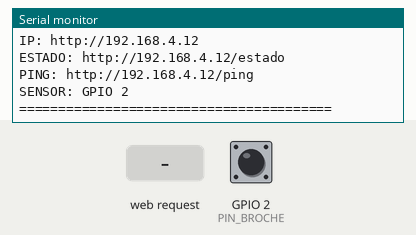
Simulated run of this sketch. Board: ESP32-C3. Parts: the last lines printed to the serial monitor. The inputs (shaded band) are chosen by the test bench; at power-on: GPIO 2 (PIN_BROCHE) HIGH. WiFi joins after 1.5 s; servers stay silent unless stated.

Above: at 3.1 s.
3.2 s: GPIO 2 (PIN_BROCHE) pulled LOW for 0.15 s
At 4.5 s:
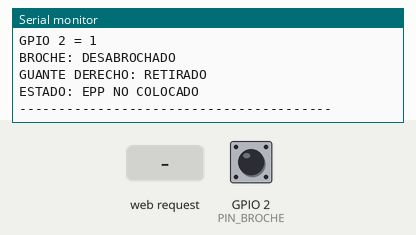
4.8 s: HTTP request GET /estado received
At 6.0 s:
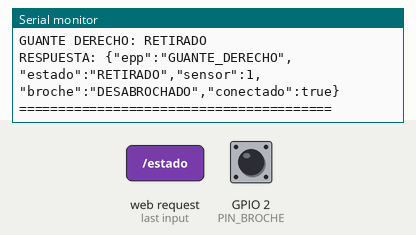
6.3 s: HTTP request GET /ping received
At 6.8 s:
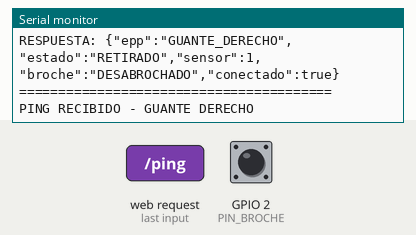

The sketch:

esp32-guante-derecho.ino
```cpp
#include <WiFi.h>
#include <WebServer.h>

// ==========================================================
// SAFE VISION EPP
// ESP32-C3 - GUANTE DERECHO
// ==========================================================

const char* WIFI_SSID = "SAFEVISION_EPP";
const char* WIFI_PASSWORD = "SafeVision123";

// ==========================================================
// RED SAFE VISION
// ==========================================================
//
// CASCO CENTRAL:     192.168.4.1
// CHALECO:           192.168.4.10
// LENTES:            192.168.4.11
// GUANTE DERECHO:    192.168.4.12
// GUANTE IZQUIERDO:  192.168.4.13
//
// ==========================================================

// ==========================================================
// IP FIJA DEL GUANTE DERECHO
// ==========================================================

IPAddress IP_GUANTE(
  192,
  168,
  4,
  12
);

// ==========================================================
// GATEWAY = CASCO CENTRAL
// ==========================================================

IPAddress GATEWAY(
  192,
  168,
  4,
  1
);

// ==========================================================
// MASCARA DE RED
// ==========================================================

IPAddress SUBNET(
  255,
  255,
  255,
  0
);

// ==========================================================
// DNS
// ==========================================================

IPAddress DNS(
  192,
  168,
  4,
  1
);

// ==========================================================
// SENSOR DEL BROCHE
// ==========================================================
//
// GPIO 2
//
// LOW  = BROCHE CERRADO
//      = GUANTE ABROCHADO
//      = PUESTO
//
// HIGH = BROCHE ABIERTO
//      = GUANTE DESABROCHADO
//      = RETIRADO
//
// IMPORTANTE:
//
// PUESTO / RETIRADO = ESTADO FISICO
// CONECTADO / DESCONECTADO = ESTADO WIFI
//
// RETIRADO NO SIGNIFICA DESCONECTADO.
//
// ==========================================================
// POLARIDAD DEL SENSOR
// ==========================================================
// Con INPUT_PULLUP:
// LOW  = BROCHE CERRADO / CONTACTO A GND = GUANTE ABROCHADO -> PUESTO
// HIGH = BROCHE ABIERTO = GUANTE DESABROCHADO -> RETIRADO
// Si tu sensor físico tiene polaridad invertida (activo en HIGH),
// simplemente cambia ESTADO_PUESTO_VALOR a HIGH.
// ==========================================================

const int ESTADO_PUESTO_VALOR = LOW;

const int PIN_BROCHE = 2;

// ==========================================================
// SERVIDOR WEB
// ==========================================================

WebServer server(80);

// ==========================================================
// VARIABLES
// ==========================================================

int ultimoEstado = -1;

bool servidorIniciado = false;

unsigned long ultimoIntentoWiFi = 0;

// ==========================================================
// OBTENER ESTADO DEL GUANTE
// ==========================================================

String obtenerEstadoGuante()
{
  int lectura =
    digitalRead(
      PIN_BROCHE
    );

  if (lectura == ESTADO_PUESTO_VALOR)
  {
    return "PUESTO";
  }

  return "RETIRADO";
}

// ==========================================================
// ENDPOINT /estado
// ==========================================================

void manejarEstado()
{
  int lectura =
    digitalRead(
      PIN_BROCHE
    );

  String estado;

  String broche;

  // ========================================================
  // ESTADO FISICO
  // ========================================================

  if (lectura == ESTADO_PUESTO_VALOR)
  {
    estado = "PUESTO";
    broche = "ABROCHADO";
  }
  else
  {
    estado = "RETIRADO";
    broche = "DESABROCHADO";
  }

  // ========================================================
  // JSON PARA EL CASCO
  // ========================================================

  String json = "{";

  json +=
    "\"epp\":\"GUANTE_DERECHO\",";

  json +=
    "\"estado\":\"" +
    estado +
    "\",";

  json +=
    "\"sensor\":" +
    String(lectura) +
    ",";

  json +=
    "\"broche\":\"" +
    broche +
    "\",";

  json +=
    "\"conectado\":true";

  json += "}";

  // ========================================================
  // RESPUESTA HTTP
  // ========================================================

  server.send(
    200,
    "application/json",
    json
  );

  // ========================================================
  // MONITOR SERIE
  // ========================================================

  Serial.println();

  Serial.println(
    "========================================"
  );

  Serial.println(
    "SOLICITUD /estado - GUANTE DERECHO"
  );

  Serial.println(
    "========================================"
  );

  Serial.print(
    "GPIO 2 = "
  );

  Serial.println(
    lectura
  );

  Serial.print(
    "BROCHE: "
  );

  Serial.println(
    broche
  );

  Serial.print(
    "GUANTE DERECHO: "
  );

  Serial.println(
    estado
  );

  Serial.print(
    "RESPUESTA: "
  );

  Serial.println(
    json
  );

  Serial.println(
    "========================================"
  );
}

// ==========================================================
// ENDPOINT /ping
// ==========================================================

void manejarPing()
{
  server.send(
    200,
    "application/json",
    "{\"ok\":true,\"epp\":\"GUANTE_DERECHO\"}"
  );

  Serial.println(
    "PING RECIBIDO - GUANTE DERECHO"
  );
}

// ==========================================================
// PAGINA PRINCIPAL
// ==========================================================

void manejarInicio()
{
  String html =
    "<h1>SAFE VISION EPP</h1>";

  html +=
    "<h2>GUANTE DERECHO</h2>";

  html +=
    "<p>IP: 192.168.4.12</p>";

  html +=
    "<p>GPIO SENSOR: 2</p>";

  html +=
    "<p>Estado: ";

  html +=
    obtenerEstadoGuante();

  html +=
    "</p>";

  html +=
    "<p><a href='/estado'>"
    "Consultar estado"
    "</a></p>";

  html +=
    "<p><a href='/ping'>"
    "Probar conexion"
    "</a></p>";

  server.send(
    200,
    "text/html",
    html
  );
}

// ==========================================================
// INICIAR SERVIDOR
// ==========================================================

void iniciarServidor()
{
  if (servidorIniciado)
  {
    return;
  }

  server.on(
    "/",
    HTTP_GET,
    manejarInicio
  );

  server.on(
    "/estado",
    HTTP_GET,
    manejarEstado
  );

  server.on(
    "/ping",
    HTTP_GET,
    manejarPing
  );

  server.begin();

  servidorIniciado = true;

  Serial.println();
  Serial.print("[HTTP] Servidor iniciado a millis: ");
  Serial.println(millis());

  Serial.println(
    "========================================"
  );

  Serial.println(
    "SERVIDOR GUANTE DERECHO INICIADO"
  );

  Serial.println(
    "========================================"
  );

  Serial.println(
    "IP: http://192.168.4.12"
  );

  Serial.println(
    "ESTADO: http://192.168.4.12/estado"
  );

  Serial.println(
    "PING: http://192.168.4.12/ping"
  );

  Serial.println(
    "SENSOR: GPIO 2"
  );

  Serial.println(
    "========================================"
  );
}

// ==========================================================
// EVENTOS WIFI
// ==========================================================

void eventoWiFi(
  WiFiEvent_t event,
  WiFiEventInfo_t info
)
{
  switch (event)
  {
    case ARDUINO_EVENT_WIFI_STA_CONNECTED:
      Serial.println();
      Serial.println(
        "========================================"
      );
      Serial.println(
        "[WIFI] GUANTE DERECHO ASOCIADO AL CASCO"
      );
      Serial.println(
        "========================================"
      );
      break;

    case ARDUINO_EVENT_WIFI_STA_GOT_IP:
      Serial.println();
      Serial.println(
        "========================================"
      );
      Serial.print(
        "[WIFI] IP OBTENIDA: "
      );
      Serial.println(
        WiFi.localIP()
      );
      Serial.println(
        "========================================"
      );
      break;

    case ARDUINO_EVENT_WIFI_STA_DISCONNECTED:
      Serial.println();
      Serial.println(
        "========================================"
      );
      Serial.println(
        "[WIFI] GUANTE DERECHO DESCONECTADO"
      );
      Serial.print(
        "REASON CODE: "
      );
      Serial.println(
        info.wifi_sta_disconnected.reason
      );
      Serial.println(
        "========================================"
      );
      break;

    default:
      break;
  }
}

// ==========================================================
// CONECTAR AL WIFI DEL CASCO
// ==========================================================

void conectarWiFi()
{
  Serial.println();
  Serial.println(
    "========================================"
  );
  Serial.println(
    "CONECTANDO A RED DE LA CENTRAL"
  );
  Serial.println(
    "========================================"
  );
  Serial.print(
    "SSID: "
  );
  Serial.println(
    WIFI_SSID
  );

  WiFi.mode(
    WIFI_STA
  );
  WiFi.setAutoReconnect(true);
  WiFi.setSleep(false);
  delay(100);

  WiFi.setTxPower(
    WIFI_POWER_8_5dBm
  );

  bool configurado =
    WiFi.config(
      IP_GUANTE,
      GATEWAY,
      SUBNET,
      DNS
    );

  if (configurado)
  {
    Serial.println(
      "IP FIJA: 192.168.4.12"
    );
  }
  else
  {
    Serial.println(
      "ERROR CONFIGURANDO IP"
    );
  }

  Serial.print("[WIFI] Inicio WiFi.begin a millis: ");
  Serial.println(millis());

  WiFi.begin(
    WIFI_SSID,
    WIFI_PASSWORD
  );

  int intentos = 0;
  // Verificación rápida cada 100 ms (hasta 150 intentos = 15 s timeout máximo)
  while (
    WiFi.status() != WL_CONNECTED
    &&
    intentos < 150
  )
  {
    delay(100);
    if (intentos % 10 == 0)
    {
      Serial.print(".");
    }
    intentos++;
  }

  Serial.println();
  Serial.print("[WIFI] Fin conexion a millis: ");
  Serial.print(millis());
  Serial.print(" | Intentos (x100ms): ");
  Serial.println(intentos);

  if (
    WiFi.status() == WL_CONNECTED
  )
  {
    Serial.print("[WIFI] Confirmado WL_CONNECTED a millis: ");
    Serial.println(millis());
    Serial.println();

    Serial.println(
      "========================================"
    );
    Serial.println(
      "GUANTE DERECHO CONECTADO A LA CENTRAL"
    );
    Serial.println(
      "========================================"
    );

    Serial.print("IP: "); Serial.println(WiFi.localIP());
    Serial.print("GATEWAY: "); Serial.println(WiFi.gatewayIP());
    Serial.print("RSSI: "); Serial.println(WiFi.RSSI());
    Serial.println(
      "========================================"
    );
  }
  else
  {
    Serial.println();
    Serial.println(
      "❌ NO SE PUDO CONECTAR AL CASCO"
    );
  }
}

// ==========================================================
// SETUP
// ==========================================================

void setup()
{
  Serial.begin(
    115200
  );

  delay(200);

  Serial.println();
  Serial.print("[BOOT GUANTE_D] Inicio setup a millis: ");
  Serial.println(millis());
  Serial.println(
    "========================================"
  );
  Serial.println(
    "INICIANDO GUANTE DERECHO SAFEVISION"
  );
  Serial.println(
    "========================================"
  );

  WiFi.onEvent(
    eventoWiFi
  );

  pinMode(
    PIN_BROCHE,
    INPUT_PULLUP
  );

  ultimoEstado =
    digitalRead(
      PIN_BROCHE
    );

  Serial.println(
    "SENSOR BROCHE - GUANTE DERECHO"
  );
  Serial.println(
    "GPIO 2"
  );
  Serial.print(
    "GPIO 2 = "
  );
  Serial.println(
    ultimoEstado
  );

  if (
    ultimoEstado == ESTADO_PUESTO_VALOR
  )
  {
    Serial.println(
      "GUANTE DERECHO ABROCHADO"
    );
    Serial.println(
      "GUANTE DERECHO: PUESTO"
    );
  }
  else
  {
    Serial.println(
      "GUANTE DERECHO DESABROCHADO"
    );
    Serial.println(
      "GUANTE DERECHO: RETIRADO"
    );
  }

  Serial.println(
    "========================================"
  );

  conectarWiFi();
  iniciarServidor();
}

// ==========================================================
// LOOP
// ==========================================================

void loop()
{
  // ========================================================
  // SERVIDOR HTTP
  // ========================================================

  if (
    WiFi.status() == WL_CONNECTED
  )
  {
    server.handleClient();
  }

  // ========================================================
  // RECONEXION WIFI CONTROLADA NO BLOQUEANTE
  // ========================================================

  else
  {
    static unsigned long
      ultimoIntentoWiFi = 0;

    if (
      millis() -
      ultimoIntentoWiFi >= 5000
    )
    {
      ultimoIntentoWiFi =
        millis();

      Serial.println();
      Serial.print("[WIFI] RECONECTANDO GUANTE DERECHO AL CASCO... millis: ");
      Serial.println(millis());

      WiFi.reconnect();
    }
  }

  // ========================================================
  // LEER BROCHE DE FORMA RESPONSIVA
  // ========================================================

  static unsigned long ultimaLectura = 0;
  if (
    millis() - ultimaLectura >= 50
  )
  {
    ultimaLectura = millis();

    int lectura =
      digitalRead(
        PIN_BROCHE
      );

    if (
      lectura != ultimoEstado
    )
    {
      ultimoEstado =
        lectura;

      Serial.println();
      Serial.println(
        "----------------------------------------"
      );
      Serial.println(
        "CAMBIO DETECTADO EN GUANTE DERECHO"
      );
      Serial.println(
        "----------------------------------------"
      );

      Serial.print(
        "GPIO 2 = "
      );
      Serial.println(
        lectura
      );

      if (
        lectura == ESTADO_PUESTO_VALOR
      )
      {
        Serial.println(
          "BROCHE: ABROCHADO"
        );
        Serial.println(
          "GUANTE DERECHO: PUESTO"
        );
        Serial.println(
          "ESTADO: EPP COLOCADO"
        );
      }
      else
      {
        Serial.println(
          "BROCHE: DESABROCHADO"
        );
        Serial.println(
          "GUANTE DERECHO: RETIRADO"
        );
        Serial.println(
          "ESTADO: EPP NO COLOCADO"
        );
      }

      Serial.println(
        "----------------------------------------"
      );
    }
  }

  delay(10);
}
```

Measured:
- after the input at 3.2 s, the serial monitor: prints a new line at once (image 1)
- after the input at 4.8 s, the serial monitor: prints a new line at once (image 2)
- after the input at 6.3 s, the serial monitor: prints a new line at once (image 3)
